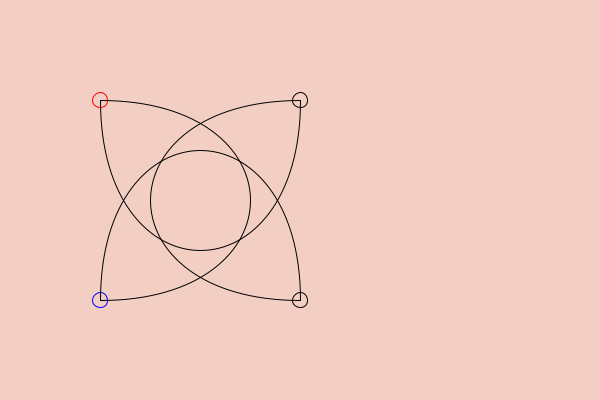
Frame 1 (no input)
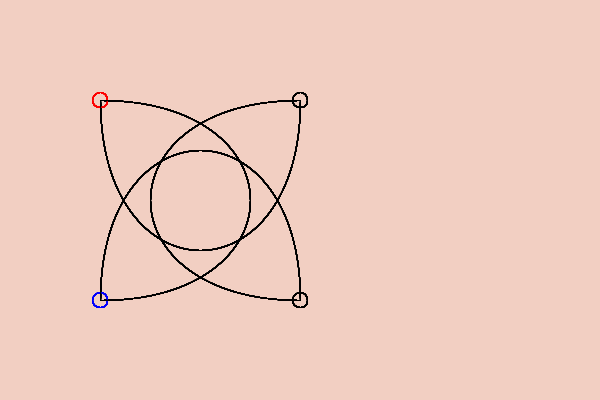
Frame 60 (the mouse pressed at the canvas centre just before this capture)
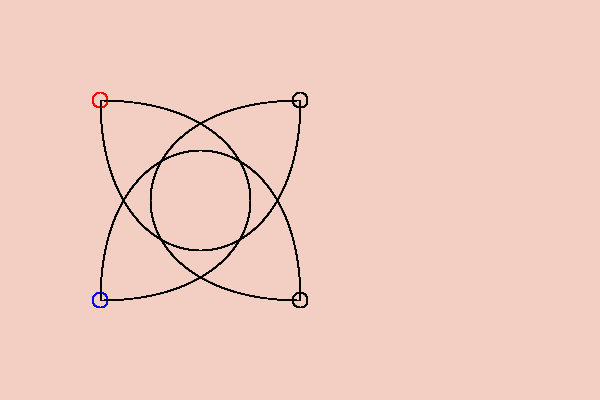
Frame 120 (the mouse held since frame 60 and released just before this capture)

The Processing sketch that drew these frames (run headless with seeded random() and noise(); from frame 60 on, the mouse is pressed at the canvas centre):

// Processing sketch: box01
// ── box01.pde
void setup() {
   size(600, 400);
   background(242, 207, 194);
   noFill();
}

void drawCurve(boolean drawCircles, boolean drawLines,
               int p0, int p1, int p2, int p3) {

   // control point 1
   stroke(255,  0, 0);   // red
   if (drawCircles == true) {
      ellipse(Xp[p0], Yp[p0], 15, 15);
   }
   if (drawLines == true) {
      line(Xp[p0], Yp[p0], Xp[p1], Yp[p1]);
   }

   // control point 1
   stroke(0, 0, 255);   // blue
   if (drawCircles == true) {
      ellipse(Xp[p3], Yp[p3], 15, 15);
   }
   if (drawLines == true) {
      line(Xp[p3], Yp[p3], Xp[p2], Yp[p2]);
   }

   // the knots
   stroke(0, 0, 0);   // black
   if (drawCircles == true) {
      ellipse(Xp[p1], Yp[p1], 15, 15);
      ellipse(Xp[p2], Yp[p2], 15, 15);
   }

   bezier(Xp[p0], Yp[p0], Xp[p1], Yp[p1], Xp[p2], Yp[p2], Xp[p3], Yp[p3]);
}

float [] Xp = { 100, 300, 300, 100 };
float [] Yp = { 100, 100, 300, 300 };

void draw() {
   drawCurve(true,  false, 0, 1, 2, 3);
   drawCurve(false, false, 1, 2, 3, 0);
   drawCurve(false, false, 2, 3, 0, 1);
   drawCurve(false, false, 3, 0, 1, 2);
}
